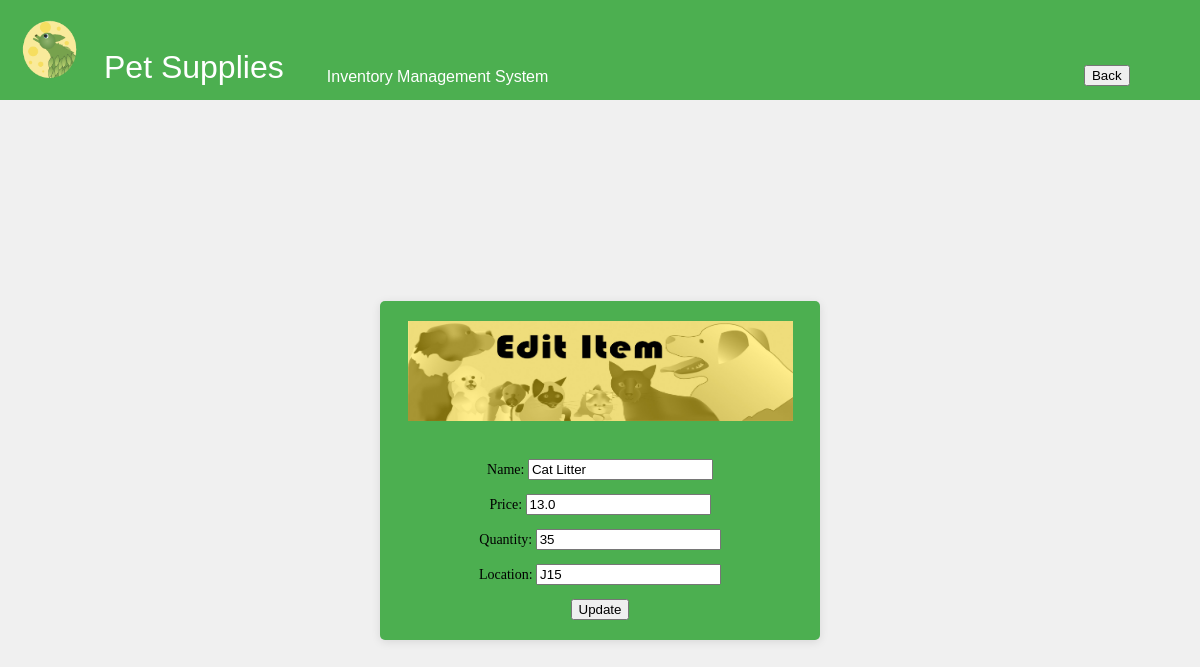
The app's page /edit-supply/Cat Litter/ (signed in), older data.
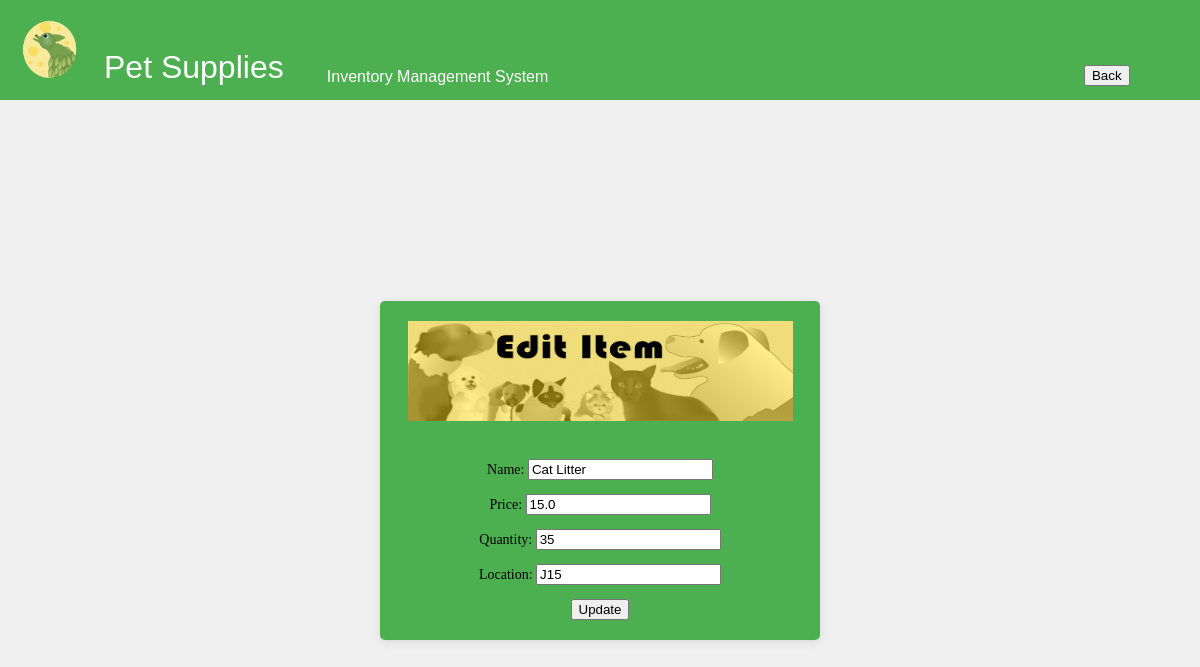
The same page, newer data.
### inventory/models.py (models this page shows, shortened)
class Supply(models.Model):
    name = models.CharField(max_length=255, primary_key=True)
    price = models.FloatField()
    quantity = models.IntegerField()
    location = models.CharField(max_length=255)
    reorder_point = models.PositiveIntegerField(default=5)

### inventory/views.py (the view)
# urls.py: path('edit-supply/<str:supply_name>/', views.edit_supply, name='edit_supply'),
@login_required
def edit_supply(request, supply_name):
    supply = get_object_or_404(Supply, name=supply_name)
    if request.method == 'POST':
        form = SupplyForm(request.POST, instance=supply)
        if form.is_valid():
            old_data = f'{supply.name}, {supply.price}, {supply.quantity}, {supply.location}'
            supply = form.save()
            new_data = f'{supply.name}, {supply.price}, {supply.quantity}, {supply.location}'
            AuditLog.objects.create(
                user=request.user,  # User who made the change
                action='UPDATE',  # Action type
                supply=supply,  # The supply that was updated
                changes=f'Updated supply: From {old_data} to {new_data}'  # Description of what was changed
            )
            messages.success(request, 'Supply updated successfully!')
            return redirect('index')
    else:
        form = SupplyForm(instance=supply)
    return render(request, 'inventory/edit_supply.html', {'form': form})

### inventory/forms.py
class SupplyForm(forms.ModelForm):
    class Meta:
        model = Supply
        fields = ['name', 'price', 'quantity', 'location']

### inventory/templates/inventory/edit_supply.html (shortened to what this page needs)
{% load static %}
<!DOCTYPE html>
<html lang="en">
<head>
    <link rel="stylesheet" href="{% static 'css/styles.css' %}">
</head>
<body>
    <div class="header-container">
        <table class = "nav_tab">
            <tr>
                <td>
    <img src="{% static 'icons/TLeafLogo2sm.png' %}" alt="T Leaf Logo">
</td>
 <td class = "pet">
    <div class = "head">
        Pet Supplies
        </div>
    </td>
<td class = "warn2">
    Inventory Management System
</td>
<td class = "warn2">
    <a href="{% url 'index' %}">
        <button type="submit">Back
        </button>
        </a>
</td>
</tr>
</table>
</div>
<div class="form-container">
    <div class="login-form">
        <div class="login-header"><center><img src="{% static 'icons\BannerYE.jpg' %}" alt="T Leaf Logo" class ="login-image"></center></div>
    <center>
    <form method="POST">
        {{ form.as_p }}
        <button type="submit">Update</button>
    </form>
</center>
</div>
    </div>
</body>
</html>

Row changes from the older to the newer data that the page shows:
changed Supply "Cat Litter": price "13.0" → "15.0"
